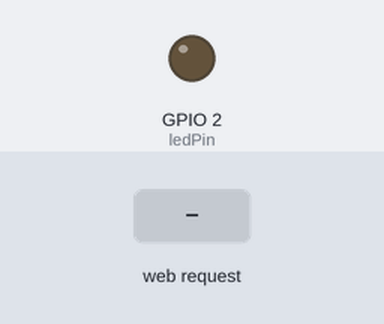
The program below on a simulated ESP32. Parts: output pins drawn as LEDs (lit = HIGH). The inputs (shaded band) are chosen by the test bench. WiFi joins after 1.5 s; servers stay silent unless stated; storage starts empty; what the program prints to the serial monitor is not drawn.

Above: at 4.2 s.
4.3 s: HTTP request GET /on received
At 4.9 s:
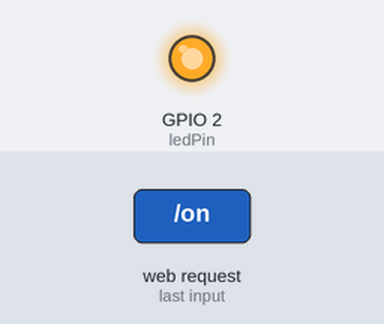
5.8 s: HTTP request GET /off received
At 6.1 s:
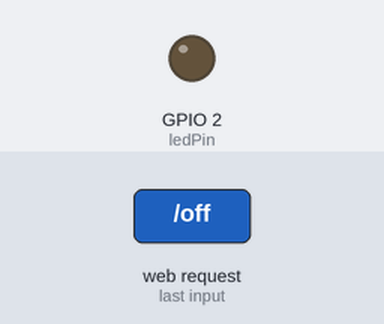
Timing chart, 0 to 8.8 s (numbered marks = the images above; inputs shaded):
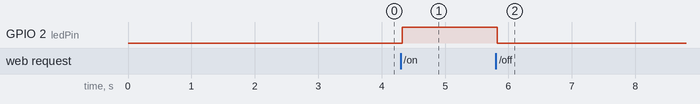

Measured:
- after the input at 4.3 s, GPIO 2 (ledPin): LOW → HIGH at once
- after the input at 5.8 s, GPIO 2 (ledPin): HIGH → LOW at once

The program:

main.cpp
```cpp
/*********
  Rui Santos
  Complete project details at https://randomnerdtutorials.com
*********/

// Import required libraries
#include <WiFi.h>
#include <ESPAsyncWebServer.h>
#include <SPIFFS.h>

// Replace with your network credentials
const char* ssid = "Exeo IT 2.4";
const char* password = "0103071060";

// Set LED GPIO
const int ledPin = 2;
// Stores LED state
String ledState;

// Create AsyncWebServer object on port 80
AsyncWebServer server(80);

// Replaces placeholder with LED state value
String processor(const String& var){
  Serial.println(var);
  if(var == "STATE"){
    if(digitalRead(ledPin)){
      ledState = "ON";
    }
    else{
      ledState = "OFF";
    }
    Serial.print(ledState);
    return ledState;
  }
  return String();
}

void setup(){
  delay(1000);
  // Serial port for debugging purposes
  Serial.begin(115200);
  pinMode(ledPin, OUTPUT);

  // Initialize SPIFFS
  Serial.println("Initializating SPIFFS");
  if(!SPIFFS.begin(true)){
    Serial.println("An Error has occurred while mounting SPIFFS");
    return;
  }

  // Connect to Wi-Fi
  WiFi.begin(ssid, password);
  while (WiFi.status() != WL_CONNECTED) {
    delay(1000);
    Serial.println("Connecting to WiFi..");
  }

  // Print ESP32 Local IP Address
  Serial.println(WiFi.localIP());

  // Route for root / web page
  server.on("/", HTTP_GET, [](AsyncWebServerRequest *request){
    request->send(SPIFFS, "/index.html", String(), false, processor);
  });

  // Route to load style.css file
  server.on("/style.css", HTTP_GET, [](AsyncWebServerRequest *request){
    request->send(SPIFFS, "/style.css", "text/css");
  });

  // Route to set GPIO to HIGH
  server.on("/on", HTTP_GET, [](AsyncWebServerRequest *request){
    digitalWrite(ledPin, HIGH);
    request->send(SPIFFS, "/index.html", String(), false, processor);
  });

  // Route to set GPIO to LOW
  server.on("/off", HTTP_GET, [](AsyncWebServerRequest *request){
    digitalWrite(ledPin, LOW);
    request->send(SPIFFS, "/index.html", String(), false, processor);
  });

  // Start server
  server.begin();
}

void loop(){

}
```
